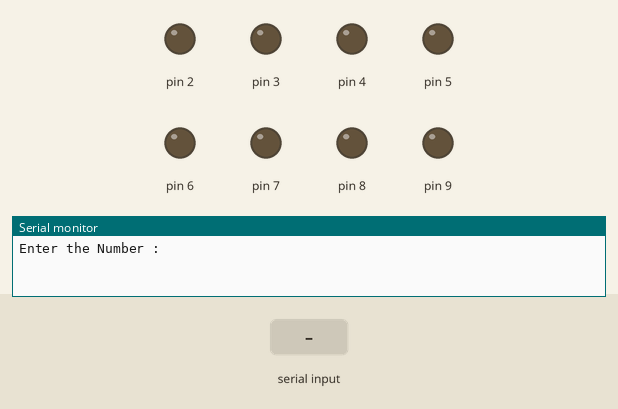
Recording of a sketch running on a simulated Arduino Uno, built with avr-gcc and run on an emulated ATmega328P. On the bench: output pins drawn as LEDs (lit = HIGH), the last lines printed to the serial monitor. The inputs (shaded band) are chosen by the test bench.

Above: at 1.2 s.
1.3 s: "90,45\n" received over Serial
At 2.7 s:
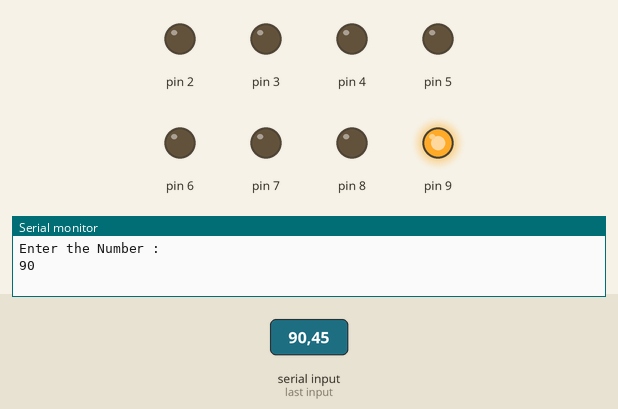
At 24.3 s:
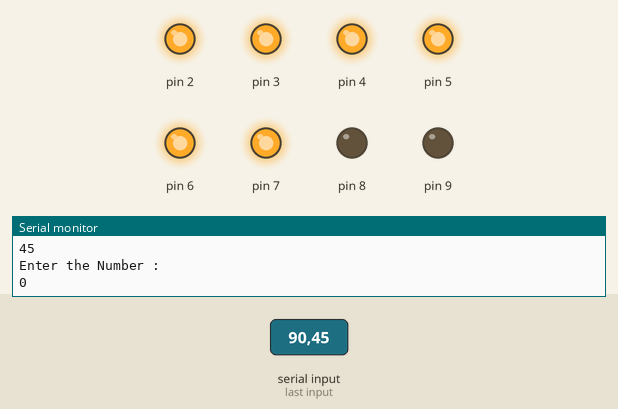
Timing chart, 0 to 24.8 s (numbered marks = the images above; inputs shaded):
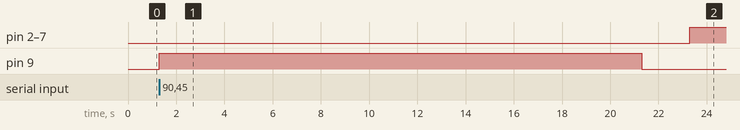

The sketch:

Assignment10.ino
```cpp
// Question 10: Turn Off Seven Segment LED when not in Use.

// Author : BHANWARLAL PRAJAPAT
// Date : 24 JUNE 2023

// Hardware :
// 1. Microcontroller : Arduino UNO
// 2. Resistor : 8 (470 Ohm)
// 3. Seven Segment Display LED : 1
// 4. BreadBoard : 1
// 5. Male to Male Jumper Wire : 9
// 6. Arduino-USB Cable : 1

// Instruction :-
// 1. Connect Common of Seven Segment LED to GND pin of Arduino UNO Board using Jumper Wire(Black Prefferable)
// 2. Connect Resistors to all 8 Terminals (including DP) individually
// 3. Connect a Jumper Wire between A-Resistors to PIN 2
// 4. Repeat Step 3 for other 7 (including DP ) Resisors B,C,D,E,F,G,DP to PIN 3, 4, 5, 6, 7, 8, 9 .
// Run the Following Code to get the Desired Output.

// PIN no. 2 to 9 is assigned to the Seven Segment Display
int LEDNumMatrix[11][8] = {
  {1,1,1,1,1,1,0,0},//0
  {0,1,1,0,0,0,0,0},//1
  {1,1,0,1,1,0,1,0},//2
  {1,1,1,1,0,0,1,0},//3
  {0,1,1,0,0,1,1,0},//4
  {1,0,1,1,0,1,1,0},//5
  {1,0,1,1,1,1,1,0},//6
  {1,1,1,0,0,0,0,0},//7
  {1,1,1,1,1,1,1,0},//8
  {1,1,1,1,0,1,1.0},//9
  {0,0,0,0,0,0,0,1} //dp
};
int number;
void setup() {
  Serial.begin(9600);
  Serial.setTimeout(2000);
  for(int i=2;i<10;i++)
    pinMode(i, OUTPUT);
}
void displayNumber(int n){
  if(n>9 or n<0) n=10;
  for(int i= 2;i<10;i++)
    digitalWrite(i,LEDNumMatrix[n][i-2]);
}
void SwitchOffLED(){
  for(int i = 0;i<8;i++){
    digitalWrite(i+2,LOW);
  }
}
void loop() {
  SwitchOffLED();
  Serial.println("Enter the Number : ");
  while(!Serial.available()){}
  number = Serial.parseInt();
  Serial.println(number);
  displayNumber(number);
  delay(10000);
}
```

Measured:
- after the input at 1.3 s, pin 2–7: LOW → HIGH after 22.0 s; pin 9: LOW → HIGH at once, → LOW 20.0 s later
